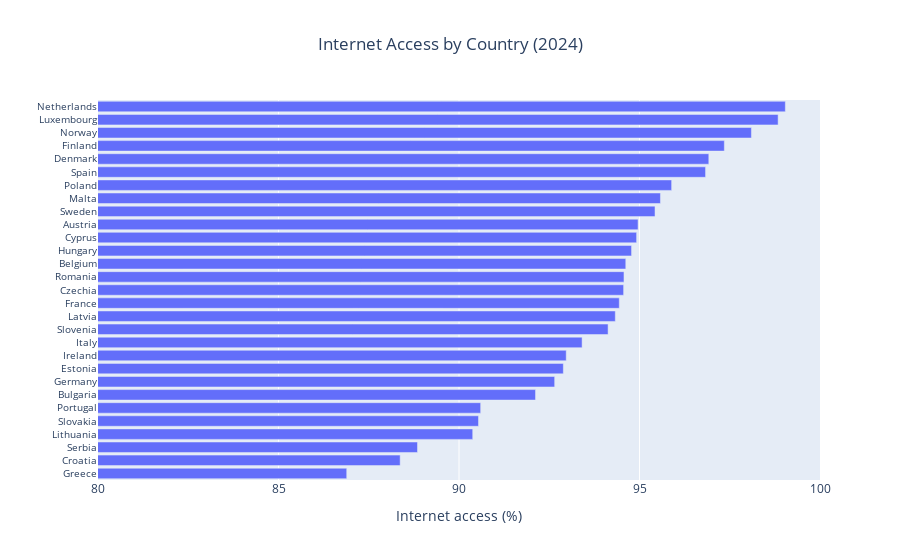

The code cell stored with this chart in its notebook:
### Markdown cell above
At first glance, internet access appears nearly universal across Europe, with most countries reporting household access above 90%. However, subtle regional differences persist, particularly in parts of Southern and Eastern Europe.

### Code cell
# Sort data by internet access
internet_sorted = master_clean.sort_values(
    by="internet_access_pct",
    ascending=True  # ascending=True works best for horizontal bars
)

fig = px.bar(
    internet_sorted,
    x="internet_access_pct",
    y="country",
    orientation="h",
    labels={"internet_access_pct": "Internet access (%)", "country": ""},
    title="Internet Access by Country (2024)"
)

fig.update_layout(
    title={"x": 0.5},
    xaxis_range=[80, 100],  # zoom in to show differences clearly
    yaxis=dict(tickfont=dict(size=10))
)

# Save the figure
fig.write_image(
    "outputs/figures/internet_access_ranking_2024.png",
    width=1200,
    height=900,
    scale=2
)

fig.show()

### Figure 1 — Plotly figure (JSON) as saved in the notebook; plotly's stock layout.template omitted (floating-point values rounded to 4 significant figures)
{"data": [{"hovertemplate": "Internet access (%)=%{x}<br>=%{y}<extra></extra>", "legendgroup": "", "marker": {"color": "#636efa", "pattern": {"shape": ""}}, "name": "", "orientation": "h", "showlegend": false, "textposition": "auto", "type": "bar", "x": [86.89, 88.37, 88.85, 90.38, 90.54, 90.6, 92.12, 92.65, 92.89, 92.97, 93.41, 94.13, 94.33, 94.44, 94.56, 94.57, 94.62, 94.78, 94.92, 94.96, 95.43, 95.58, 95.89, 96.83, 96.92, 97.35, 98.1, 98.84, 99.04], "xaxis": "x", "y": ["Greece", "Croatia", "Serbia", "Lithuania", "Slovakia", "Portugal", "Bulgaria", "Germany", "Estonia", "Ireland", "Italy", "Slovenia", "Latvia", "France", "Czechia", "Romania", "Belgium", "Hungary", "Cyprus", "Austria", "Sweden", "Malta", "Poland", "Spain", "Denmark", "Finland", "Norway", "Luxembourg", "Netherlands"], "yaxis": "y"}], "layout": {"autosize": true, "barmode": "relative", "legend": {"tracegroupgap": 0}, "title": {"text": "Internet Access by Country (2024)", "x": 0.5}, "xaxis": {"anchor": "y", "domain": [0, 1], "range": [80, 100], "title": {"text": "Internet access (%)"}, "type": "linear"}, "yaxis": {"anchor": "x", "autorange": true, "domain": [0, 1], "range": [-0.5, 28.5], "tickfont": {"size": 10}, "title": {"text": ""}, "type": "category"}}}
